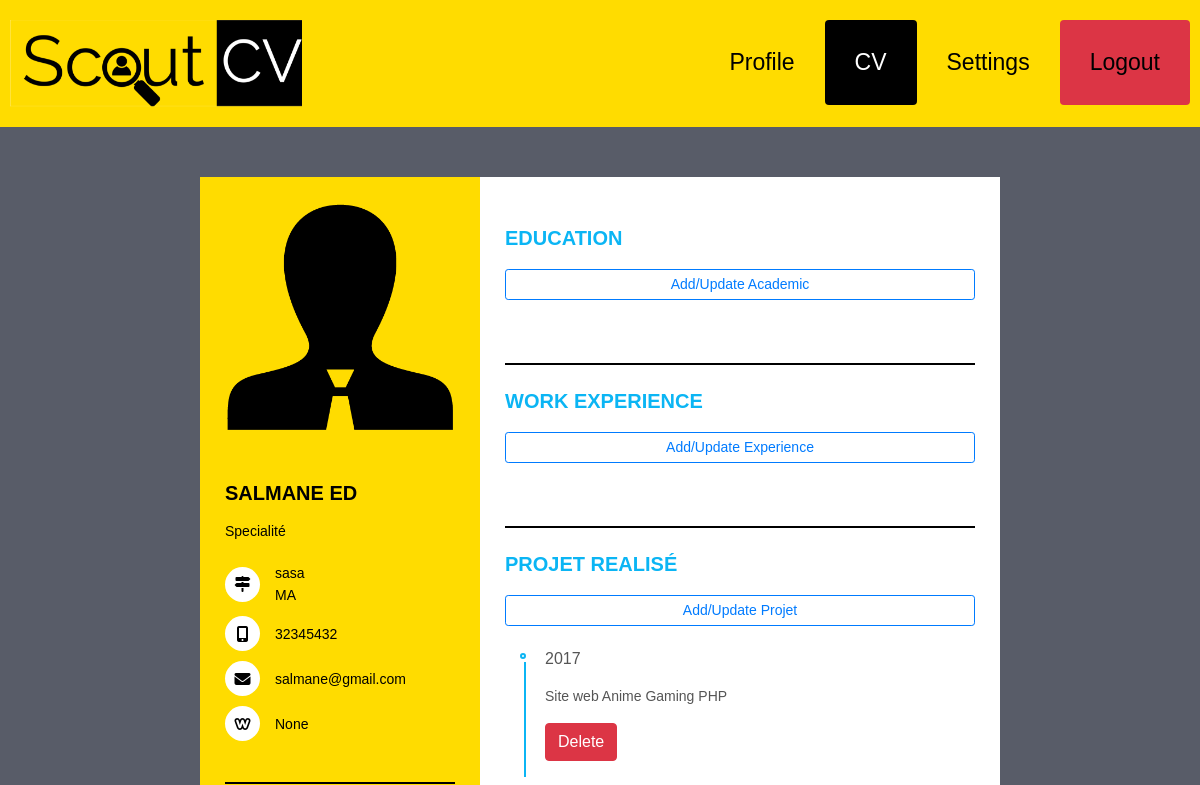
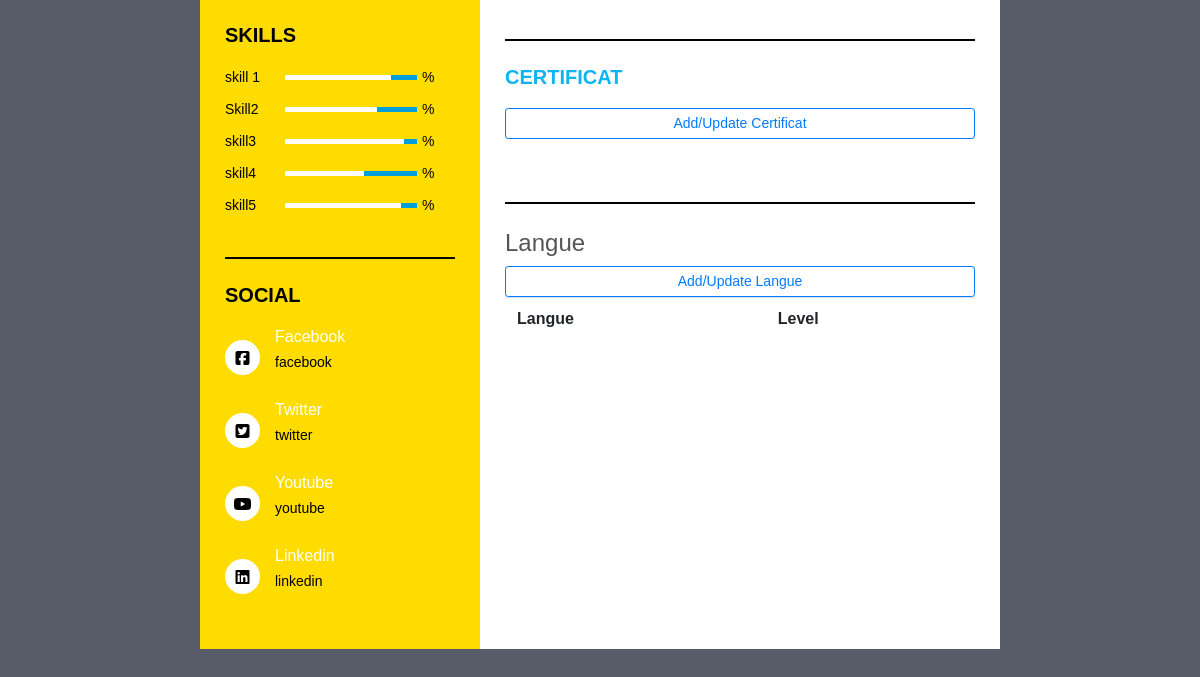
Before: /profil/ (signed in) with the older database file (2 pictures, top to bottom).
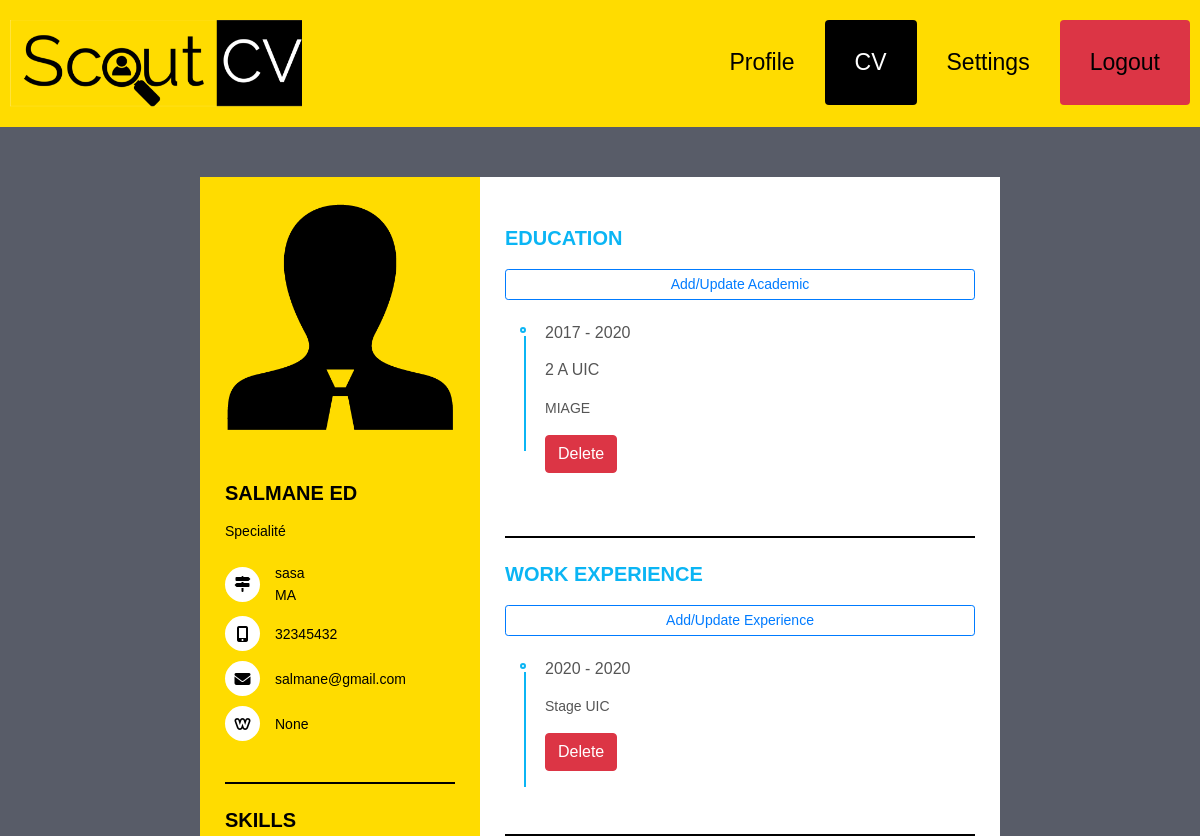
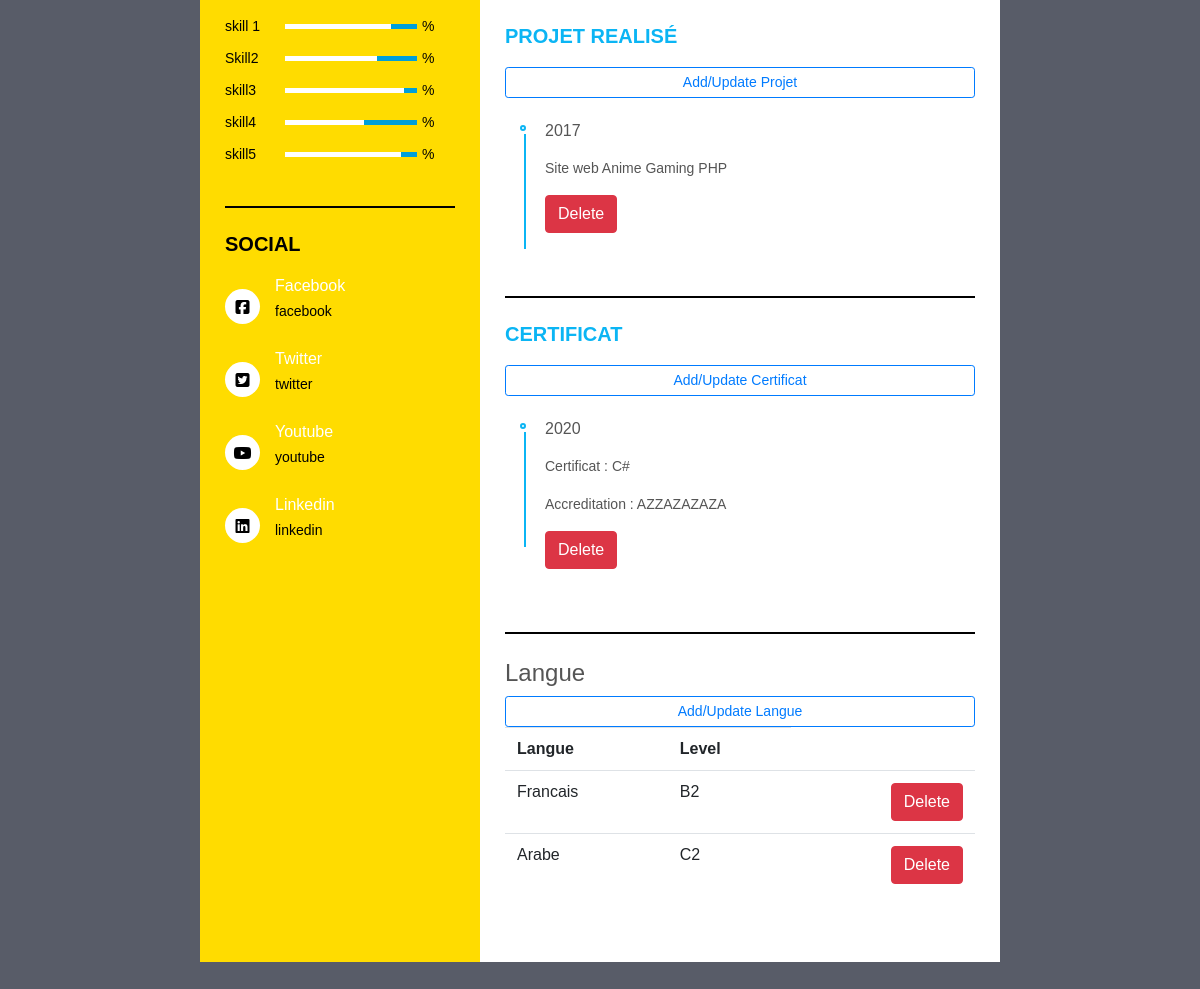
After: the same page with the newer database file (2 pictures, top to bottom).
### Candidat/models.py (models this page shows, shortened)
class Profil(models.Model):
    SEX = (
        ('Homme','Homme'),
        ('Femme','Femme'),
    )
    STATUS = (
        ('célibataire','célibataire'),
        ('marié(e)','marié(e)'),
        ('veuf(ve)','veuf(ve)'),
        ('divorcé(e)','divorcé(e)'),
    )
    user = models.OneToOneField(User, null =True,on_delete=models.CASCADE)
    nom = models.CharField(max_length=20 ,null=True)
    prenom = models.CharField(max_length=20 ,null=True)
    date_n = models.DateField(null=True)
    sex = models.CharField(max_length=6,choices=SEX ,null=True)
    status = models.CharField(max_length=12,choices=STATUS ,null=True)
    nationalite = models.CharField(max_length=20 ,null=True)
    pays = CountryField(blank_label='(select country)' ,null=True)
    ville = models.CharField(max_length=20 ,null=True)
    telephone = models.CharField(max_length=20 ,null=True)
    adresse = models.TextField(null=True,blank=True)
    linkdin = models.URLField(max_length=200,null=True,blank=True)

class Projet_realise(models.Model):
    profil = models.ForeignKey('Profil',on_delete=models.CASCADE ,null=True)
    annee_projet = models.IntegerField( null=True)
    description_projet = models.TextField(null=True,blank=True)

class Academic(models.Model):
    TYPE = (
        ('CPGE/BTS/DEUG/...','CPGE/BTS/DEUG/...'),
        ('Licence','Licence '),
        ('Master','Master'),
        ('Doctorat','Doctorat'),
    )
    profil = models.ForeignKey('Profil',on_delete=models.CASCADE ,null=True)
    annee_debut = models.IntegerField(null=True)
    annee_fin = models.IntegerField(null=True)
    type_diplome = models.CharField(max_length=20,choices=TYPE ,null=True)
    description_academic = models.TextField(null=True,blank=True)
    ecole = models.ForeignKey('Ecole' , on_delete=models.DO_NOTHING ,null=True)
    def __str__(self):
        return self.description_academic + " de " + self.profil.nom

class Ecole(models.Model):
    nom_ecole = models.CharField(max_length=50 ,null=True)
    classement = models.IntegerField(null=True)
    def __str__(self):
        return self.nom_ecole

class Experience_Pro(models.Model):
    profil = models.ForeignKey('Profil',on_delete=models.CASCADE ,null=True)
    annee_debut = models.IntegerField( null=True)
    annee_fin = models.IntegerField( null=True)
    description_exp_pro = models.TextField(null=True,blank=True)
    def __str__(self):
        return self.description_exp_pro + " de " + self.profil.nom

class Certificat(models.Model):
    profil = models.ForeignKey('Profil',on_delete=models.CASCADE ,null=True)
    accreditation = models.CharField(max_length=100 ,null=True)
    titre_cert = models.CharField(max_length=50 ,null=True)
    date_cert = models.IntegerField( null=True)

class Language(models.Model):
    lvl = (
        ('A1','découverte'),
        ('A2','usuel'),
        ('B1','niveau seuil'),
        ('B2','niveau avancé'),
        ('C1','autonome'),
        ('C2','maîtrise'),
    )
    profil = models.ForeignKey('Profil',on_delete=models.CASCADE ,null=True)
    langue = models.CharField(max_length=20 ,null=True)
    level = models.CharField(max_length=2,choices=lvl ,null=True)

### Candidat/views.py (the view)
# urls.py: path('profil/', views.profil, name="profil"),
@login_required(login_url='login')
def profil(request):
    academics = request.user.profil.academic_set.all()
    exp_pros = request.user.profil.experience_pro_set.all()
    projets = request.user.profil.projet_realise_set.all()
    certificats = request.user.profil.certificat_set.all()
    langues = request.user.profil.language_set.all()
    print(academics,exp_pros)
    context={
        'academics' : academics,
        'exp_pros':exp_pros,
        'projets' :projets,
        'certificats':certificats,
        'langues' : langues
    }
    return render(request ,'profil.html',context)

### templates/profil.html (shortened to what this page needs)
{% load static %}
<html>
<head>
    <link rel="stylesheet" href="https://stackpath.bootstrapcdn.com/bootstrap/4.3.1/css/bootstrap.min.css">
</head>
<body>
<div class="header">
 <img src="{% static 'images/ScouCV.png' %}"/>
  <div class="header-right">
  	<a href="Profil.html">Profile</a>
    <a class="active" href="ScoutCV.html">CV</a>
    <a href="#settings">Settings</a>
    <a class="btn-danger" href="{% url 'logout' %}">Logout</a>
  </div>
</div>
<div class="resume">
   <div class="resume_left">
     <div class="resume_profile">
       <img src="{% static 'images/user.png' %}" alt="profile_pic">
     </div>
     <div class="resume_content">
       <div class="resume_item resume_info">
         <div class="title">
           <p class="bold">{{ request.user.profil.nom }} {{ request.user.profil.prenom }}</p>
           <p class="regular">Specialité</p>
         </div>
         <ul>
           <li>
             <div class="icon">
               <i class="fas fa-map-signs"></i>
             </div>
             <div class="data">
               {{ request.user.profil.adresse }} <br /> {{ request.user.profil.pays }}
             </div>
           </li>
           <li>
             <div class="icon">
               <i class="fas fa-mobile-alt"></i>
             </div>
             <div class="data">
               {{ request.user.profil.telephone }}
             </div>
           </li>
           <li>
             <div class="icon">
               <i class="fas fa-envelope"></i>
             </div>
             <div class="data">
               {{ request.user.email }}
             </div>
           </li>
           <li>
             <div class="icon">
               <i class="fab fa-weebly"></i>
             </div>
             <div class="data">
               {{ request.user.profil.linkdin }}
             </div>
           </li>
         </ul>
       </div>
       <div class="resume_item resume_skills">
         <div class="title">
           <p class="bold">skills</p>
         </div>
         <ul>
           <li>
             <div class="skill_name">
               skill 1
             </div>
             <div class="skill_progress">
               <span style="width: 80%;"></span>
             </div>
             <div class="skill_per">%</div>
           </li>
           <li>
             <div class="skill_name">
               Skill2
             </div>
             <div class="skill_progress">
               <span style="width: 70%;"></span>
             </div>
             <div class="skill_per">%</div>
           </li>
           <li>
             <div class="skill_name">
               skill3
             </div>
             <div class="skill_progress">
               <span style="width: 90%;"></span>
             </div>
             <div class="skill_per">%</div>
           </li>
           <li>
             <div class="skill_name">
               skill4
             </div>
             <div class="skill_progress">
               <span style="width: 60%;"></span>
             </div>
             <div class="skill_per">%</div>
           </li>
           <li>
             <div class="skill_name">
               skill5
             </div>
             <div class="skill_progress">
               <span style="width: 88%;"></span>
             </div>
             <div class="skill_per">%</div>
           </li>
         </ul>
       </div>
       <div class="resume_item resume_social">
         <div class="title">
           <p class="bold">Social</p>
         </div>
         <ul>
           <li>
             <div class="icon">
               <i class="fab fa-facebook-square"></i>
             </div>
             <div class="data">
               <p class="semi-bold">Facebook</p>
               <p>facebook</p>
             </div>
           </li>
           <li>
             <div class="icon">
               <i class="fab fa-twitter-square"></i>
             </div>
             <div class="data">
               <p class="semi-bold">Twitter</p>
               <p>twitter</p>
             </div>
           </li>
           <li>
             <div class="icon">
               <i class="fab fa-youtube"></i>
             </div>
             <div class="data">
               <p class="semi-bold">Youtube</p>
               <p>youtube</p>
             </div>
           </li>
           <li>
             <div class="icon">
               <i class="fab fa-linkedin"></i>
             </div>
             <div class="data">
               <p class="semi-bold">Linkedin</p>
               <p>linkedin</p>
             </div>
           </li>
         </ul>
       </div>
     </div>
  </div>
  <div class="resume_right">
    <div class="resume_item resume_education">
        <div class="title">
             <p class="bold">Education</p>
           </div>
           <div>
              <a class="btn btn-outline-primary btn-sm btn-block" href="{% url 'create_academic' %}">Add/Update Academic</a>
              <br>
           </div>
        <ul>
              {% for academic in academics %}
              <li>
                  <div class="date">{{ academic.annee_debut }} - {{ academic.annee_fin }}</div>
                  <div class="info">
                       <p class="semi-bold">{{ academic.type_diplome }} A {{ academic.ecole }}</p>
                    <p>{{ academic.description_academic }}</p>
                  </div>
                  <div>
                    <td><a class="btn btn-danger " href="{% url 'delete_academic' academic.id %}">Delete</a></td>
                  </div>
                  <br>
              </li>
               {% endfor %}
          </ul>
      </div>
    <div class="resume_item resume_work">
        <div class="title">
           <p class="bold">Work Experience</p>
         </div>
         <div>
            <a class="btn btn-outline-primary btn-sm btn-block" href="{% url 'create_experience_pro' %}">Add/Update Experience</a>
            <br>
         </div>
        <ul>
            {% for exp_pro in exp_pros %}
            <li>
              <div class="date">{{ exp_pro.annee_debut }} - {{ exp_pro.annee_fin }}</div>
              <div class="info">
                  <p>{{ exp_pro.description_exp_pro }}</p>
                </div>
                <div>
                    <a class="btn btn-danger" href="{% url 'delete_experience_pro' exp_pro.id %}">Delete</a>
                </div>
                <br>
            </li>
            {% endfor %}
        </ul>
    </div>
    <div class="resume_item resume_work">
        <div class="title">
           <p class="bold">Projet Realisé</p>
         </div>
         <div>
            <a class="btn btn-outline-primary btn-sm btn-block" href="{% url 'create_projet' %}">Add/Update Projet</a>
            <br>
         </div>
        <ul>
            {% for projet in projets %}
            <li>
              <div class="date">{{ projet.annee_projet }}</div>
              <div class="info">
                  <p>{{ projet.description_projet }}</p>
                </div>
                <div>
                    <a class="btn btn-danger" href="{% url 'delete_projet' projet.id %}">Delete</a>
                </div>
                <br>
            </li>
            {% endfor %}
        </ul>
    </div>
    <div class="resume_item resume_work">
        <div class="title">
           <p class="bold">Certificat</p>
         </div>
         <div>
            <a class="btn btn-outline-primary btn-sm btn-block" href="{% url 'create_certificat' %}">Add/Update Certificat</a>
            <br>
         </div>
        <ul>
            {% for certificat in certificats %}
            <li>
              <div class="date">{{ certificat.date_cert }}</div>
              <div class="info">
                <p>Certificat : {{ certificat.titre_cert }}</p>
                <p>Accreditation : {{ certificat.accreditation }}</p>
                </div>
                <div>
                    <a class="btn btn-danger" href="{% url 'delete_certificat' certificat.id %}">Delete</a>
                </div>
                <br>
            </li>
            {% endfor %}
        </ul>
    </div>
    <div class="resume_item resume_Langue">
        <h4>Langue</h4>
        <a class="btn btn-outline-primary btn-sm btn-block" href="{% url 'create_language' %}">Add/Update Langue</a>
        <table class="table">
            <tr>
                <th>Langue</th>
                <th>Level</th>
            </tr>
        {% for langue in langues %}
            <tr>
                <td>{{ langue.langue }}</td>
                <td>{{ langue.level }}</td>
                <td><a class="btn btn-danger float-right" href="{% url 'delete_language' langue.id %}">Delete</a></td>
            </tr>
        {% endfor %}
        </table>
    </div>
    </div>
  </div>
</body>

### templates/profil.html (style rules this page uses)
body { margin: 0; font-family: raleway, sans-serif; }
.header { overflow: hidden; background-color: #FFDC00; padding: 20px 10px; }
.header a { float: left; color: black; text-align: center; padding: 30px; text-decoration: none; font-size: 23px; line-height: 25px; border-radius: 4px; }
.header a.active { background-color: black; color: white; }
.header-right { float: right; }
* { margin: 0; padding: 0; box-sizing: border-box; list-style: none; font-family: "raleway", sans-serif; }
body { background: #585c68; font-size: 14px; line-height: 22px; color: #555555; }
.bold { font-weight: 700; font-size: 20px; text-transform: uppercase; }
.semi-bold { font-weight: 500; font-size: 16px; }
.resume { width: 800px; height: auto; display: flex; margin: 50px auto; }
.resume .resume_left { width: 280px; background: #FFDC00; }
.resume .resume_left .resume_profile { width: 100%; height: 280px; }
.resume .resume_left .resume_profile img { width: 100%; height: 100%; }
.resume .resume_left .resume_content { padding: 0 25px; }
.resume .title { margin-bottom: 20px; }
.resume .resume_left .bold { color: black; }
.resume .resume_left .regular { color: black; }
.resume .resume_item { padding: 25px 0; border-bottom: 2px solid black; }
.resume .resume_left .resume_item:last-child, .resume .resume_right .resume_item:last-child { border-bottom: 0px; }
.resume .resume_left ul li { display: flex; margin-bottom: 10px; align-items: center; }
.resume .resume_left ul li:last-child { margin-bottom: 0; }
.resume .resume_left ul li .icon { width: 35px; height: 35px; background: #fff; color: black; border-radius: 50%; margin-right: 15px; font-size: 16px; position: relative; }
.resume .icon i, .resume .resume_right .resume_hobby ul li i { position: absolute; top: 50%; left: 50%; transform: translate(-50%, -50%); }
.resume .resume_left ul li .data { color: black; }
.resume .resume_left .resume_skills ul li { display: flex; margin-bottom: 10px; color: black; justify-content: space-between; align-items: center; }
.resume .resume_left .resume_skills ul li .skill_name { width: 25%; }
.resume .resume_left .resume_skills ul li .skill_progress { width: 60%; margin: 0 5px; height: 5px; background: #009fd9; position: relative; }
.resume .resume_left .resume_skills ul li .skill_per { width: 15%; }
.resume .resume_left .resume_skills ul li .skill_progress span { position: absolute; top: 0; left: 0; height: 100%; background: #fff; }
.resume .resume_left .resume_social .semi-bold { color: #fff; margin-bottom: 3px; }
.resume .resume_right { width: 520px; background: #fff; padding: 25px; }
.resume .resume_right .bold { color: #0bb5f4; }
.resume .resume_right .resume_work ul, .resume .resume_right .resume_education ul { padding-left: 40px; overflow: hidden; }
.resume .resume_right ul li { position: relative; }
.resume .resume_right ul li .date { font-size: 16px; font-weight: 500; margin-bottom: 15px; }
.resume .resume_right ul li .info { margin-bottom: 20px; }
.resume .resume_right ul li:last-child .info { margin-bottom: 0; }
.resume .resume_right .resume_work ul li:before, .resume .resume_right .resume_education ul li:before { content: ""; position: absolute; top: 5px; left: -25px; width: 6px; height: 6px; border-radius: 50%; border: 2px solid #0bb5f4; }
.resume .resume_right .resume_work ul li:after, .resume .resume_right .resume_education ul li:after { content: ""; position: absolute; top: 14px; left: -21px; width: 2px; height: 115px; background: #0bb5f4; }

Changed rows visible on the page:
added Academic: annee_debut "2017", annee_fin "2020", type_diplome "2", ecole "UIC", description_academic "MIAGE"
added Experience_Pro: annee_debut "2020", annee_fin "2020", description_exp_pro "Stage UIC"
added Certificat: date_cert "2020", titre_cert "C#", accreditation "AZZAZAZAZA"
added Language: langue "Francais", level "B2"
added Language: langue "Arabe", level "C2"
